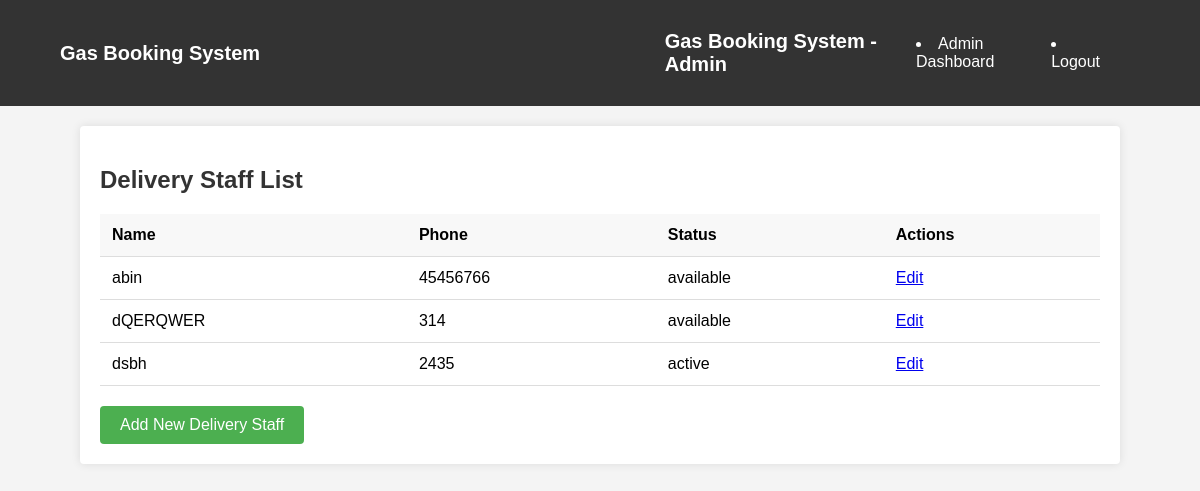
Page /delivery-staff-list/ on the earlier database version.
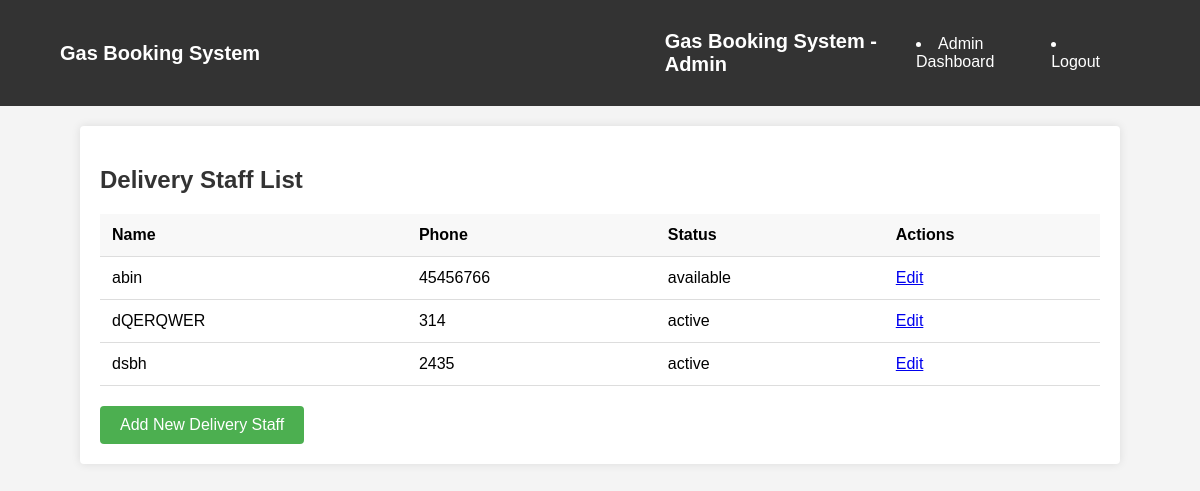
Same page on the later database version.
### booking/models.py (models this page shows, shortened)
class DeliveryStaff(models.Model):
    STATUS_CHOICES = [
        ('active', 'Active'),
        ('inactive', 'Inactive'),
        ('in_delivery', 'In Delivery'),
        ('available', 'Available')
    ]
    name = models.CharField(max_length=255)
    phone = models.IntegerField()
    email = models.EmailField()
    status = models.CharField(max_length=15, choices=STATUS_CHOICES, default='inactive')

### booking/views.py (the view)
# urls.py: path('delivery-staff-list/',views.DeliveryStaffListView.as_view(), name='delivery_staff_list'),
@method_decorator(never_cache, name='dispatch')
class DeliveryStaffListView(ListView):
    model = DeliveryStaff
    template_name = 'delivery_staff_list.html'
    context_object_name = 'delivery_staff'

### booking/templates/delivery_staff_list.html (shortened to what this page needs)
<!DOCTYPE html>
<html lang="en">
<head>
</head>
<body>
    <nav class="navbar">
        <div class="nav-container">
            <a href="/" class="brand">Gas Booking System</a>
            <div class="nav-links">
                <nav class="navbar">
                    <div class="nav-container">
                        <a href="/" class="brand">Gas Booking System - Admin</a>
                        <li><a href="{% url 'admin_dashboard' %}">Admin Dashboard</a></li>
                        <li><a href="{%url 'logout'%}">Logout</a></li>
                    </div>
                </nav>
            </div>
        </div>
    </nav>
    <div class="container">
        <h2>Delivery Staff List</h2>
        {% if delivery_staff %}
        <table class="staff-table">
            <thead>
                <tr>
                    <th>Name</th>
                    <th>Phone</th>
                    <th>Status</th>
                    <th>Actions</th>
                </tr>
            </thead>
            <tbody>
                {% for staff in delivery_staff %}
                <tr>
                    <td>{{ staff.name }}</td>
                    <td>{{ staff.phone }}</td>
                    <td>
                       {{staff.status}}
                    </td>
                    <td>
                        <a href="{%url 'delivery_staff_edit' staff.id %}">Edit</a>
                    </td>
                </tr>
                {% endfor %}
            </tbody>
        </table>
        {% else %}
        <div class="empty-state">
            <p>No delivery staff found.</p>
        </div>
        {% endif %}
        <a href="{% url 'add_delivery_staff' %}" class="add-staff-btn">Add New Delivery Staff</a>
    </div>
</body>
</html>

Differences in the rows shown:
changed DeliveryStaff "dQERQWER": status "available" → "active"
